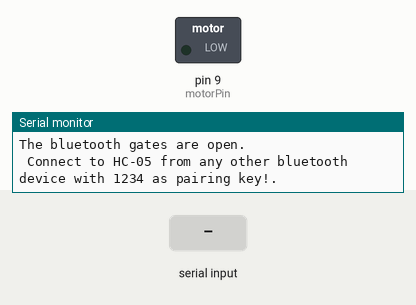
Recording of a sketch running on a simulated Arduino Uno, built with avr-gcc and run on an emulated ATmega328P. On the bench: switched loads named in the sketch (green lamp = pin HIGH), the last lines printed to the serial monitor. The test bench sets the inputs (shaded band).

Above: at 1.2 s.
1.3 s: "1" received over the second serial link
At 2.5 s:
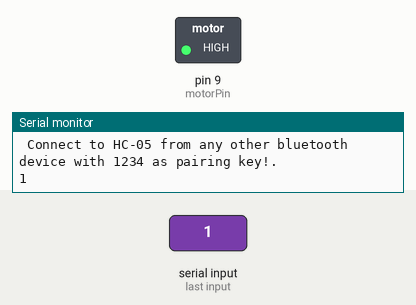
2.8 s: "0" received over the second serial link
At 3.8 s:
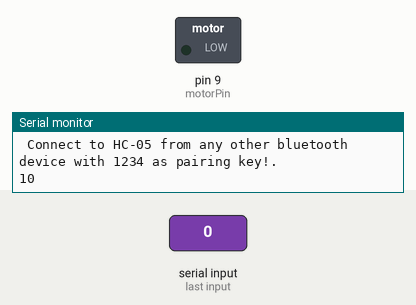
Timing chart, 0 to 5.8 s (numbered marks = the images above; inputs shaded):
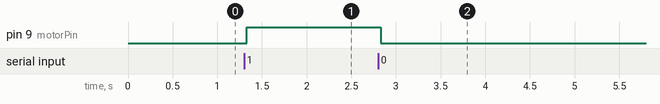

Measured:
- after the input at 1.3 s, pin 9 (motorPin): LOW → HIGH at once
- after the input at 2.8 s, pin 9 (motorPin): HIGH → LOW at once

The sketch:

fan_controller.ino
```cpp
#include <SoftwareSerial.h>

SoftwareSerial EEBlue(10, 11); // RX | TX
int EEBlue_data;
int Serial_data;

int motorPin = 9;

void setup() {
  Serial.begin(9600);
  EEBlue.begin(9600);  //Default Baud for comm, it may be different for your Module.
  Serial.println("The bluetooth gates are open.\n Connect to HC-05 from any other bluetooth device with 1234 as pairing key!.");

  pinMode(motorPin, OUTPUT);
}

void loop(){
  // Feed any data from bluetooth to Terminal.
  if (EEBlue.available()){
    EEBlue_data = EEBlue.read();
    Serial.write(EEBlue_data);

    if (EEBlue_data == '0'){
      EEBlue.println("SUCCESS : Turning the fan off");
      digitalWrite(motorPin, LOW);
    } else if (EEBlue_data == '1'){
      EEBlue.println("SUCCESS : Turning the fan on");
      digitalWrite(motorPin, HIGH);
    }
  }

  // Feed all data from terminal to bluetooth
  if (Serial.available()){
    Serial_data = Serial.read();
    EEBlue.write(Serial_data);
  }
}
```
